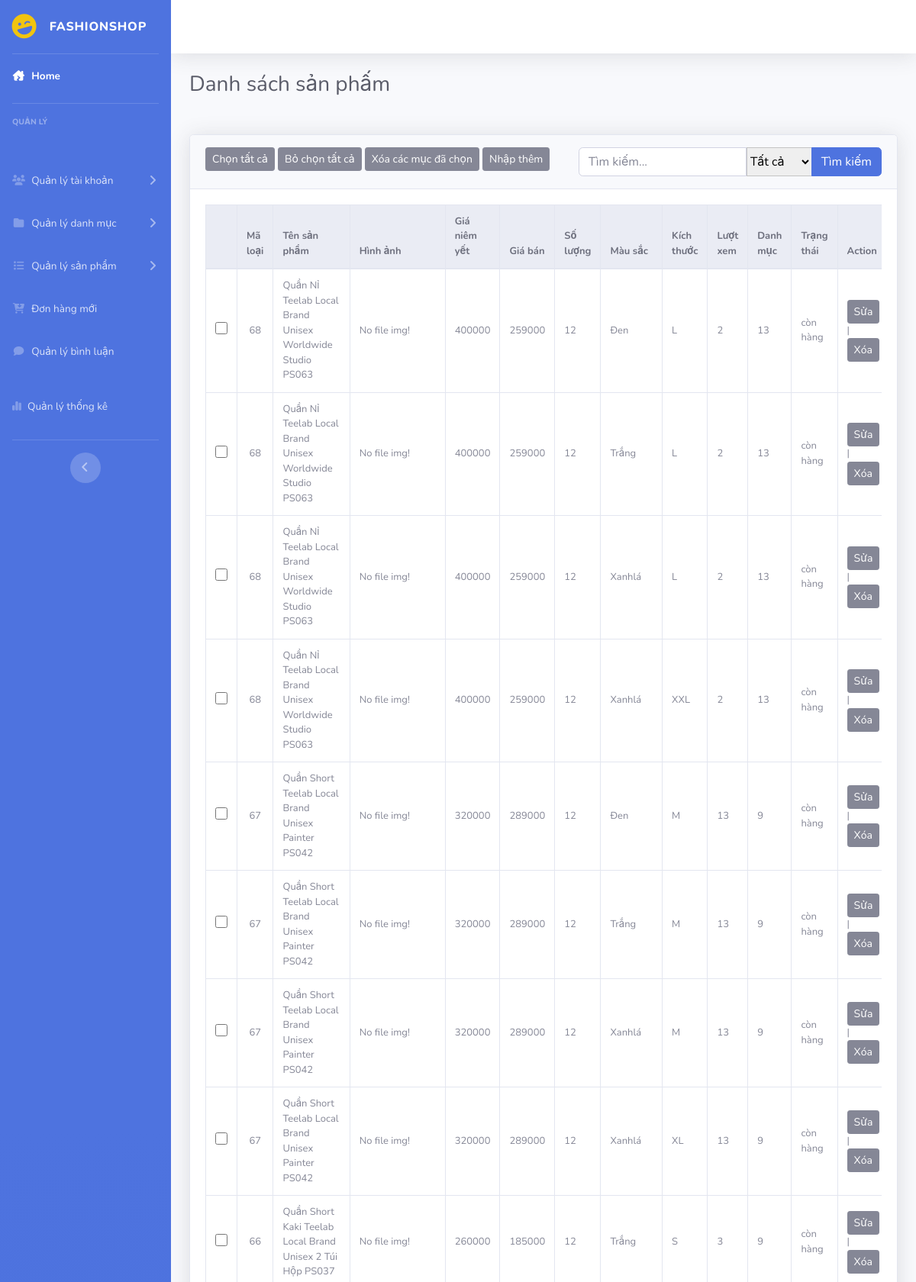
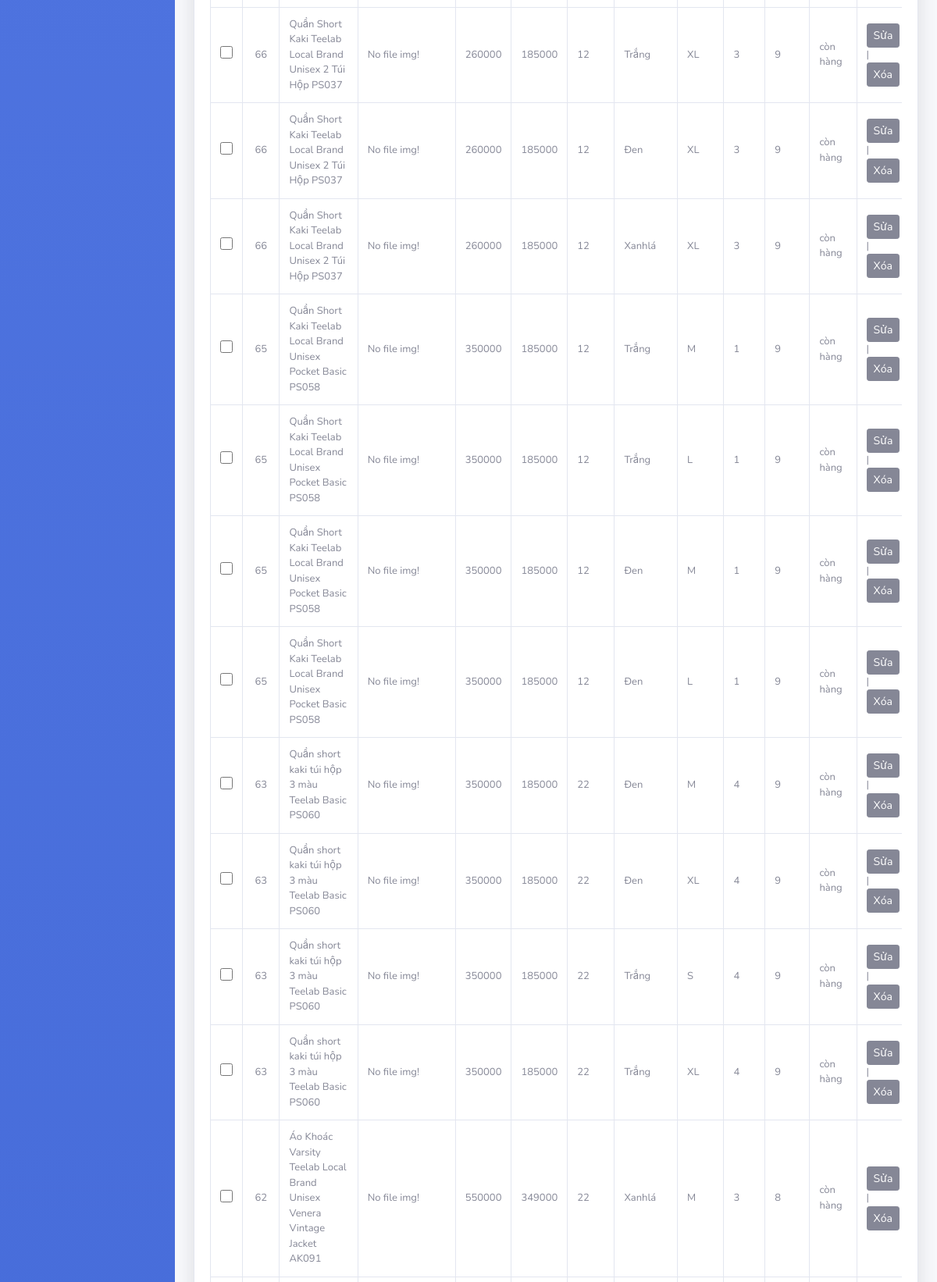
/admin/index.php?act=dssanpham (upper part), run on the app's committed database (2 pictures, top to bottom).
### tables this page shows
CREATE TABLE `bien_the` (
  `id` int(11) NOT NULL,
  `id_sp` int(11) NOT NULL,
  `id_mau_sac` int(11) NOT NULL,
  `id_kich_thuoc` int(11) NOT NULL,
  `so_luong` int(11) NOT NULL
);

CREATE TABLE `sanpham` (
  `id` int(11) NOT NULL COMMENT 'Id sản phẩm',
  `name` varchar(255) NOT NULL COMMENT 'Tên sản phẩm',
  `img` varchar(225) NOT NULL,
  `price_niemyet` double(10,2) NOT NULL DEFAULT 0.00 COMMENT 'Giá sản phẩm',
  `price_sale` int(100) NOT NULL COMMENT 'Giá sale',
  `mota` text NOT NULL COMMENT 'Mô tả',
  `luotxem` int(11) NOT NULL DEFAULT 0 COMMENT 'Lượt xem',
  `iddm` int(11) NOT NULL COMMENT 'Id danh mục'
);

CREATE TABLE `mau_sac` (
  `id` int(11) NOT NULL,
  `value` varchar(255) NOT NULL
);

CREATE TABLE `kich_thuoc` (
  `id` int(11) NOT NULL,
  `value` varchar(225) NOT NULL
);

### model/pdo.php (called while the page is built, shortened)
<?php
function pdo_get_connection(){
    $servername = "localhost";
    $username = "root";
    $password = "";
    try {
        $conn = new PDO("mysql:host=$servername;dbname=duan1_09", $username, $password);
        $conn->setAttribute(PDO::ATTR_ERRMODE, PDO::ERRMODE_EXCEPTION);
        return $conn;
    } catch(PDOException $e) {
        echo "Connection failed: " . $e->getMessage();
    }
}
function pdo_query($sql){
    $sql_args=array_slice(func_get_args(),1);
    try{
        $conn=pdo_get_connection();
        $stmt=$conn->prepare($sql);
        $stmt->execute($sql_args);
        $rows=$stmt->fetchAll();
        return $rows;
    }
    catch(PDOException $e){
        throw $e;
    }
    finally{
        unset($conn);
    }
}
?>

### model/sanpham.php (called while the page is built, shortened)
<?php
function loadall_sanpham($keyw = "", $iddm = 0)
{
    $sql = "SELECT sanpham.id,
                   sanpham.name,
                   bien_the.id AS id_bienthe,
                   sanpham.img,
                   sanpham.price_niemyet,
                   sanpham.price_sale,
                   bien_the.so_luong,
                   mau_sac.value AS mau_sac,
                   kich_thuoc.value AS kich_thuoc,
                   sanpham.luotxem,
                   sanpham.iddm
            FROM sanpham
            JOIN bien_the ON sanpham.id = bien_the.id_sp
            JOIN mau_sac ON bien_the.id_mau_sac = mau_sac.id
            JOIN kich_thuoc ON bien_the.id_kich_thuoc = kich_thuoc.id
            -- ORDER BY sanpham.id
            WHERE 1";
    $sql .= " ORDER BY sanpham.id DESC";
    $listsanpham = pdo_query($sql);
    return  $listsanpham;
}

### admin/sanpham/dssanpham.php (the view, shortened to what this page needs)
<div class="container-fluid dssp">
    <h1 class="h3 mb-2 text-gray-800 mb-5">Danh sách sản phấm </h1>
    <div class="card shadow mb-4">
        <div class="card-header py-3">
            <button class="btn btn-secondary btn-sm">Chọn tất cả</button>
            <button class="btn btn-secondary btn-sm">Bỏ chọn tất cả</button>
            <button class="btn btn-secondary btn-sm">Xóa các mục đã chọn</button>
            <a href="index.php?act=add_sp"><button class="btn btn-secondary btn-sm">Nhập thêm</button></a>
            <form action="index.php?act=dssanpham" method="post" class="float-right">
                <div class="input-group">
                    <input type="text" class="form-control" name="keyw" placeholder="Tìm kiếm...">
                    <select name="iddm" id="">
                        <option value="0" selected>Tất cả</option>
                    </select>
                    <div class="input-group-append">
                        <input class="btn btn-primary timkiem_dssp" type="submit" name="clickOK" value="Tìm kiếm">
                    </div>
                </div>
            </form>
        </div>
        <div class="card-body">
            <div class="table-responsive">
                <table class="table table-bordered" width="100%" cellspacing="0">
                    <thead class="thead-light">
                        <tr>
                            <th></th>
                            <th>Mã loại</th>
                            <th>Tên sản phẩm</th>
                            <th>Hình ảnh</th>
                            <th>Giá niêm yết</th>
                            <th>Giá bán</th>
                            <th>Số lượng</th>
                            <th>Màu sắc</th>
                            <th>Kích thước</th>
                            <th>Lượt xem</th>
                            <th>Danh mục</th>
                            <th>Trạng thái</th>
                            <th>Action</th>
                        </tr>
                    </thead>
                    <tbody>
                        <?php
                        foreach ($list_sp as $sp) {
                            extract($sp);
                            $tinh_trang = ($so_luong <= 0) ? "hết hàng" : "còn hàng";
                            $suasp = "index.php?act=update_sp&idsp=" . $id;
                            $hard_delete = "index.php?act=hard_delete&idbt=" . $id_bienthe;
                            $hinhpath = "../upload/" . $img;
                            if (is_file($hinhpath)) {
                                $hinhpath = "<img src= '" . $hinhpath . "' width='100px' height='100px'>";
                            } else {
                                $hinhpath = "No file img!";
                            }
                            echo '
                                                <tr>
                                                    <td class="align-middle text-center"><input type="checkbox" name="select" id=""></td>
                                                    <td class=" align-middle text-center">' . $id . '</td>
                                                    <td class="col-3 align-middle">' . $name . '</td>
                                                    <td class="col-2 align-middle">' . $hinhpath . '</td>
                                                    <td class="col-2 align-middle">' . $price_niemyet . '</td>
                                                    <td class="col-2 align-middle">' . $price_sale . '</td>
                                                    <td class="col-1 align-middle">' . $so_luong . '</td>
                                                    <td  class="col-1 align-middle">' . $mau_sac . '</td>
                                                    <td  class="col-1 align-middle">' . $kich_thuoc . '</td>
                                                    <td  class="col-1 align-middle">' . $luotxem . '</td>
                                                    <td  class="col-1 align-middle">' . $iddm . '</td>
                                                    <td class="col-1 align-middle">' . $tinh_trang . '</td>
                                                    <td class="col-2 align-middle"><a href="' . $suasp . '"><button class="btn btn-secondary btn-sm">Sửa</button></a> |
                                                    <a href="' . $hard_delete . '"><button class="btn btn-secondary btn-sm">Xóa</button></a></td>
                                                </tr>
                                                ';
                        }
                        ?>
                    </tbody>
                </table>
            </div>
        </div>
    </div>
</div>

### assets/css/style_admin.css (style rules this page uses)
input[type="checkbox"] { width: 16px; height: 16px; }
.dssp h1 { margin-bottom: 0px; }
.card-body { flex: 1 1 auto; min-height: 1px; padding: 1.25rem; margin: 0px; }
.card-header:first-child { border-radius: calc(0.35rem - 1px) calc(0.35rem - 1px) 0 0; margin: 0px; }
input.timkiem_dssp { height: 38px; }
select { word-wrap: normal; border: 1px solid #c4c4c4; }
table tbody td:nth-child(4) { width: 100px; }
.card-body { flex: 1 1 auto; min-height: 1px; padding: 1.25rem; font-size: 13px; }

### data on the page
bien_the: id_sp "68", id_sp.name "Quần Nỉ Teelab Local Brand Unisex Worldwide Studio PS063", id_sp.img "No file img!", id_sp.price_niemyet "400000", id_sp.price_sale "259000", so_luong "12", id_mau_sac.value "Đen", id_kich_thuoc.value "L", id_sp.luotxem "2", id_sp.iddm "13", so_luong "còn hàng"
bien_the: id_sp "68", id_sp.name "Quần Nỉ Teelab Local Brand Unisex Worldwide Studio PS063", id_sp.img "No file img!", id_sp.price_niemyet "400000", id_sp.price_sale "259000", so_luong "12", id_mau_sac.value "Trắng", id_kich_thuoc.value "L", id_sp.luotxem "2", id_sp.iddm "13", so_luong "còn hàng"
bien_the: id_sp "68", id_sp.name "Quần Nỉ Teelab Local Brand Unisex Worldwide Studio PS063", id_sp.img "No file img!", id_sp.price_niemyet "400000", id_sp.price_sale "259000", so_luong "12", id_mau_sac.value "Xanhlá", id_kich_thuoc.value "L", id_sp.luotxem "2", id_sp.iddm "13", so_luong "còn hàng"
bien_the: id_sp "68", id_sp.name "Quần Nỉ Teelab Local Brand Unisex Worldwide Studio PS063", id_sp.img "No file img!", id_sp.price_niemyet "400000", id_sp.price_sale "259000", so_luong "12", id_mau_sac.value "Xanhlá", id_kich_thuoc.value "XXL", id_sp.luotxem "2", id_sp.iddm "13", so_luong "còn hàng"
bien_the: id_sp "67", id_sp.name "Quần Short Teelab Local Brand Unisex Painter PS042", id_sp.img "No file img!", id_sp.price_niemyet "320000", id_sp.price_sale "289000", so_luong "12", id_mau_sac.value "Đen", id_kich_thuoc.value "M", id_sp.luotxem "13", id_sp.iddm "9", so_luong "còn hàng"
bien_the: id_sp "67", id_sp.name "Quần Short Teelab Local Brand Unisex Painter PS042", id_sp.img "No file img!", id_sp.price_niemyet "320000", id_sp.price_sale "289000", so_luong "12", id_mau_sac.value "Trắng", id_kich_thuoc.value "M", id_sp.luotxem "13", id_sp.iddm "9", so_luong "còn hàng"
bien_the: id_sp "67", id_sp.name "Quần Short Teelab Local Brand Unisex Painter PS042", id_sp.img "No file img!", id_sp.price_niemyet "320000", id_sp.price_sale "289000", so_luong "12", id_mau_sac.value "Xanhlá", id_kich_thuoc.value "M", id_sp.luotxem "13", id_sp.iddm "9", so_luong "còn hàng"
bien_the: id_sp "67", id_sp.name "Quần Short Teelab Local Brand Unisex Painter PS042", id_sp.img "No file img!", id_sp.price_niemyet "320000", id_sp.price_sale "289000", so_luong "12", id_mau_sac.value "Xanhlá", id_kich_thuoc.value "XL", id_sp.luotxem "13", id_sp.iddm "9", so_luong "còn hàng"
bien_the: id_sp "66", id_sp.name "Quần Short Kaki Teelab Local Brand Unisex 2 Túi Hộp PS037", id_sp.img "No file img!", id_sp.price_niemyet "260000", id_sp.price_sale "185000", so_luong "12", id_mau_sac.value "Trắng", id_kich_thuoc.value "S", id_sp.luotxem "3", id_sp.iddm "9", so_luong "còn hàng"
bien_the: id_sp "66", id_sp.name "Quần Short Kaki Teelab Local Brand Unisex 2 Túi Hộp PS037", id_sp.img "No file img!", id_sp.price_niemyet "260000", id_sp.price_sale "185000", so_luong "12", id_mau_sac.value "Trắng", id_kich_thuoc.value "XL", id_sp.luotxem "3", id_sp.iddm "9", so_luong "còn hàng"
bien_the: id_sp "66", id_sp.name "Quần Short Kaki Teelab Local Brand Unisex 2 Túi Hộp PS037", id_sp.img "No file img!", id_sp.price_niemyet "260000", id_sp.price_sale "185000", so_luong "12", id_mau_sac.value "Đen", id_kich_thuoc.value "XL", id_sp.luotxem "3", id_sp.iddm "9", so_luong "còn hàng"
bien_the: id_sp "66", id_sp.name "Quần Short Kaki Teelab Local Brand Unisex 2 Túi Hộp PS037", id_sp.img "No file img!", id_sp.price_niemyet "260000", id_sp.price_sale "185000", so_luong "12", id_mau_sac.value "Xanhlá", id_kich_thuoc.value "XL", id_sp.luotxem "3", id_sp.iddm "9", so_luong "còn hàng"
bien_the: id_sp "65", id_sp.name "Quần Short Kaki Teelab Local Brand Unisex Pocket Basic PS058", id_sp.img "No file img!", id_sp.price_niemyet "350000", id_sp.price_sale "185000", so_luong "12", id_mau_sac.value "Trắng", id_kich_thuoc.value "M", id_sp.luotxem "1", id_sp.iddm "9", so_luong "còn hàng"
bien_the: id_sp "65", id_sp.name "Quần Short Kaki Teelab Local Brand Unisex Pocket Basic PS058", id_sp.img "No file img!", id_sp.price_niemyet "350000", id_sp.price_sale "185000", so_luong "12", id_mau_sac.value "Trắng", id_kich_thuoc.value "L", id_sp.luotxem "1", id_sp.iddm "9", so_luong "còn hàng"
bien_the: id_sp "65", id_sp.name "Quần Short Kaki Teelab Local Brand Unisex Pocket Basic PS058", id_sp.img "No file img!", id_sp.price_niemyet "350000", id_sp.price_sale "185000", so_luong "12", id_mau_sac.value "Đen", id_kich_thuoc.value "M", id_sp.luotxem "1", id_sp.iddm "9", so_luong "còn hàng"
bien_the: id_sp "65", id_sp.name "Quần Short Kaki Teelab Local Brand Unisex Pocket Basic PS058", id_sp.img "No file img!", id_sp.price_niemyet "350000", id_sp.price_sale "185000", so_luong "12", id_mau_sac.value "Đen", id_kich_thuoc.value "L", id_sp.luotxem "1", id_sp.iddm "9", so_luong "còn hàng"
bien_the: id_sp "63", id_sp.name "Quần short kaki túi hộp 3 màu Teelab Basic PS060", id_sp.img "No file img!", id_sp.price_niemyet "350000", id_sp.price_sale "185000", so_luong "22", id_mau_sac.value "Đen", id_kich_thuoc.value "M", id_sp.luotxem "4", id_sp.iddm "9", so_luong "còn hàng"
bien_the: id_sp "63", id_sp.name "Quần short kaki túi hộp 3 màu Teelab Basic PS060", id_sp.img "No file img!", id_sp.price_niemyet "350000", id_sp.price_sale "185000", so_luong "22", id_mau_sac.value "Đen", id_kich_thuoc.value "XL", id_sp.luotxem "4", id_sp.iddm "9", so_luong "còn hàng"
bien_the: id_sp "63", id_sp.name "Quần short kaki túi hộp 3 màu Teelab Basic PS060", id_sp.img "No file img!", id_sp.price_niemyet "350000", id_sp.price_sale "185000", so_luong "22", id_mau_sac.value "Trắng", id_kich_thuoc.value "S", id_sp.luotxem "4", id_sp.iddm "9", so_luong "còn hàng"
bien_the: id_sp "63", id_sp.name "Quần short kaki túi hộp 3 màu Teelab Basic PS060", id_sp.img "No file img!", id_sp.price_niemyet "350000", id_sp.price_sale "185000", so_luong "22", id_mau_sac.value "Trắng", id_kich_thuoc.value "XL", id_sp.luotxem "4", id_sp.iddm "9", so_luong "còn hàng"
bien_the: id_sp "62", id_sp.name "Áo Khoác Varsity Teelab Local Brand Unisex Venera Vintage Jacket AK091", id_sp.img "No file img!", id_sp.price_niemyet "550000", id_sp.price_sale "349000", so_luong "22", id_mau_sac.value "Xanhlá", id_kich_thuoc.value "M", id_sp.luotxem "3", id_sp.iddm "8", so_luong "còn hàng"
